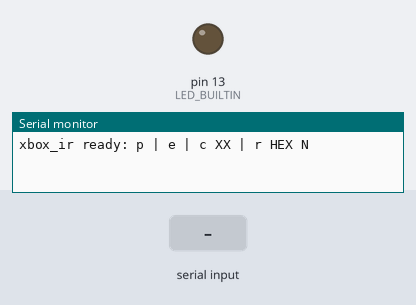
The sketch below on a simulated Arduino Uno, built with avr-gcc and run on an emulated ATmega328P. Shown: output pins drawn as LEDs (lit = HIGH), the last lines printed to the serial monitor. The test bench sets the inputs (shaded band).

Above: at 1.2 s.
1.3 s: "c 64\n" received over Serial
At 1.36 s:
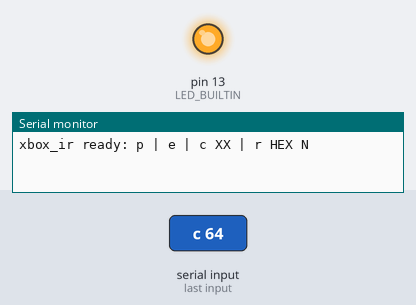
2.9 s: "1\n" received over Serial
4.4 s: "p90\n" received over Serial
At 5.6 s:
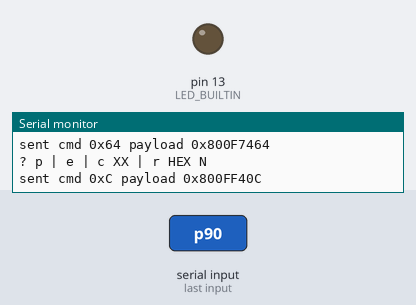
Timing chart, 0 to 7.4 s (numbered marks = the images above; inputs shaded):
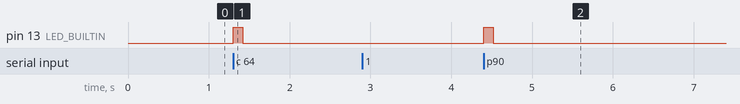

Measured:
- after the input at 1.3 s, pin 13 (LED_BUILTIN): LOW → HIGH at once, → LOW 0.12 s later
- after the input at 4.4 s, pin 13 (LED_BUILTIN): LOW → HIGH at once, → LOW 0.12 s later

The sketch:

xbox_ir.ino
```cpp
// Xbox 360 IR blaster over USB serial (115200).
// Wiring (KY-005 module): S -> pin 3, middle -> 5V, "-" -> GND.
// Commands, one per line:
//   p        power toggle      (RC6-6-32, command 0x0C)
//   e        eject / open-close (command 0x28)
//   c XX     any command byte, hex (e.g. "c 64" = Xbox guide button)
//   r HEX N  raw RC6 bits (mode + trailer + payload), N bits
// Xbox 360 remotes send RC6 mode 6 with 32 data bits 0x800F74cc; bit 15 is a toggle
// that must flip between distinct presses, so the sketch alternates it.
#include <Arduino.h>
#define IR_SEND_PIN 3
#include <IRremote.hpp>

static bool toggle;

static void sendCmdBase(uint32_t base, uint8_t cmd) {
  uint32_t payload = base | cmd | (toggle ? 0x8000UL : 0);  // Xbox 0x800F74xx, MCE 0x800F04xx
  toggle = !toggle;
  uint64_t raw = (0xCULL << 32) | payload;   // mode 110 + trailer 0, then 32 bits
  for (int i = 0; i < 3; i++) {              // the remote repeats while held; 3 frames is one press
    IrSender.sendRC6Raw(raw, 36);
    delay(40);
  }
  Serial.print(F("sent cmd 0x")); Serial.print(cmd, HEX);
  Serial.print(F(" payload 0x")); Serial.println(payload, HEX);
}

static void sendCmd(uint8_t cmd) { sendCmdBase(0x800F7400UL, cmd); }

void setup() {
  Serial.begin(115200);
  pinMode(LED_BUILTIN, OUTPUT);
  IrSender.begin(IR_SEND_PIN);
  Serial.println(F("xbox_ir ready: p | e | c XX | r HEX N"));
}

void loop() {
  if (!Serial.available()) return;
  String line = Serial.readStringUntil('\n');
  line.trim();
  if (!line.length()) return;
  digitalWrite(LED_BUILTIN, HIGH);
  char k = line[0];
  if (k == 'p') sendCmd(0x0C);
  else if (k == 'e') sendCmd(0x28);
  else if (k == 'c') {             // "c XX [T]": T forces the toggle bit (the host keeps it across port resets)
    char *end; uint8_t cmd = (uint8_t)strtoul(line.c_str() + 1, &end, 16);
    while (*end == ' ') end++;
    if (*end) toggle = (*end == '1');
    sendCmd(cmd);
  }
  else if (k == 'm') {             // "m XX [T]": Windows Media Center remote command (power-on reason 0x24)
    char *end; uint8_t cmd = (uint8_t)strtoul(line.c_str() + 1, &end, 16);
    while (*end == ' ') end++;
    if (*end) toggle = (*end == '1');
    sendCmdBase(0x800F0400UL, cmd);
  }
  else if (k == 'r') {
    char *end;
    uint64_t v = 0; const char *s = line.c_str() + 1;
    while (*s == ' ') s++;
    while (isxdigit(*s)) { v = (v << 4) | (uint8_t)(isdigit(*s) ? *s - '0' : (tolower(*s) - 'a' + 10)); s++; }
    uint8_t n = (uint8_t)strtoul(s, &end, 10);
    IrSender.sendRC6Raw(v, n ? n : 36);
    Serial.println(F("sent raw"));
  } else Serial.println(F("? p | e | c XX | r HEX N"));
  digitalWrite(LED_BUILTIN, LOW);
}
```
